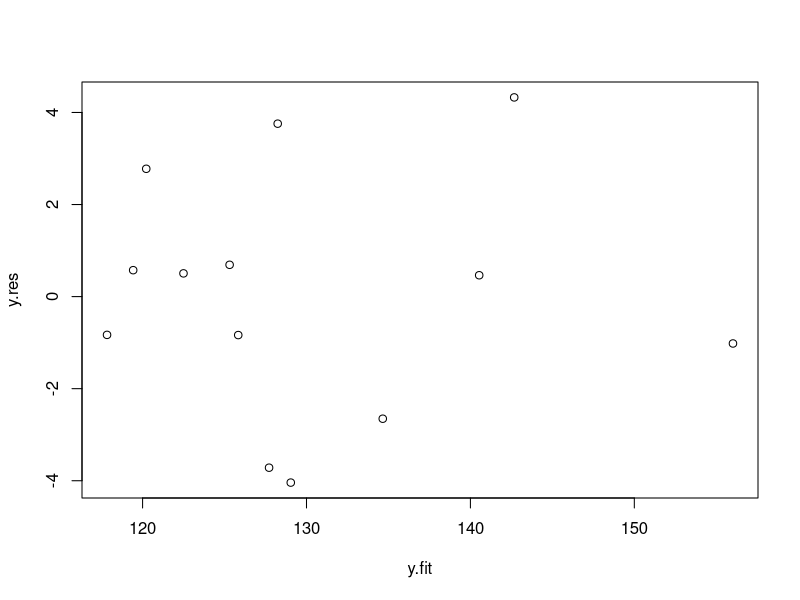
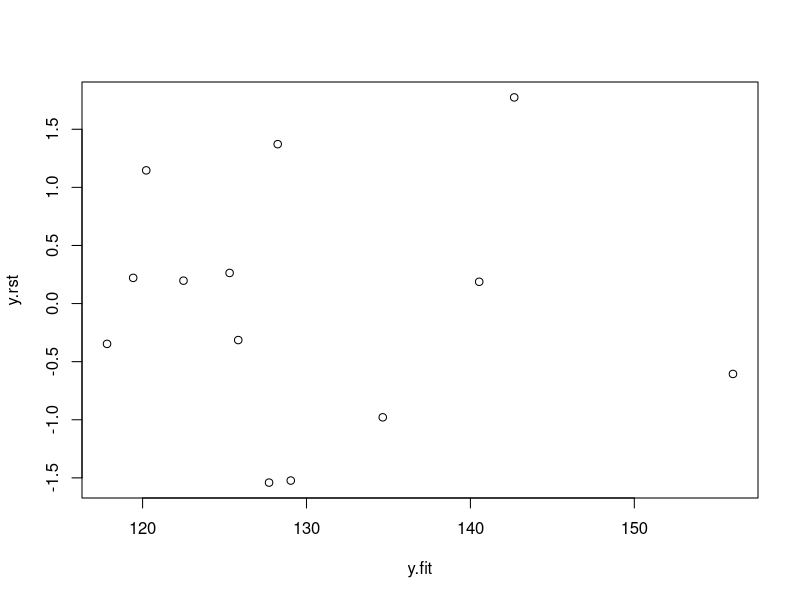

R code for these plots, in order:
blood<-data.frame(
   X1=c(76.0, 91.5, 85.5, 82.5, 79.0, 80.5, 74.5, 
        79.0, 85.0, 76.5, 82.0, 95.0, 92.5),
   X2=c(50, 20, 20, 30, 30, 50, 60, 50, 40, 55, 
        40, 40, 20),
   Y= c(120, 141, 124, 126, 117, 125, 123, 125,
        132, 123, 132, 155, 147)
)
lm.sol<-lm(Y ~ X1+X2, data=blood)
summary(lm.sol)


y.res<-resid(lm.sol)
y.fit<-predict(lm.sol)
plot(y.res~y.fit)

y.rst<-rstandard(lm.sol)
plot(y.rst~y.fit)

